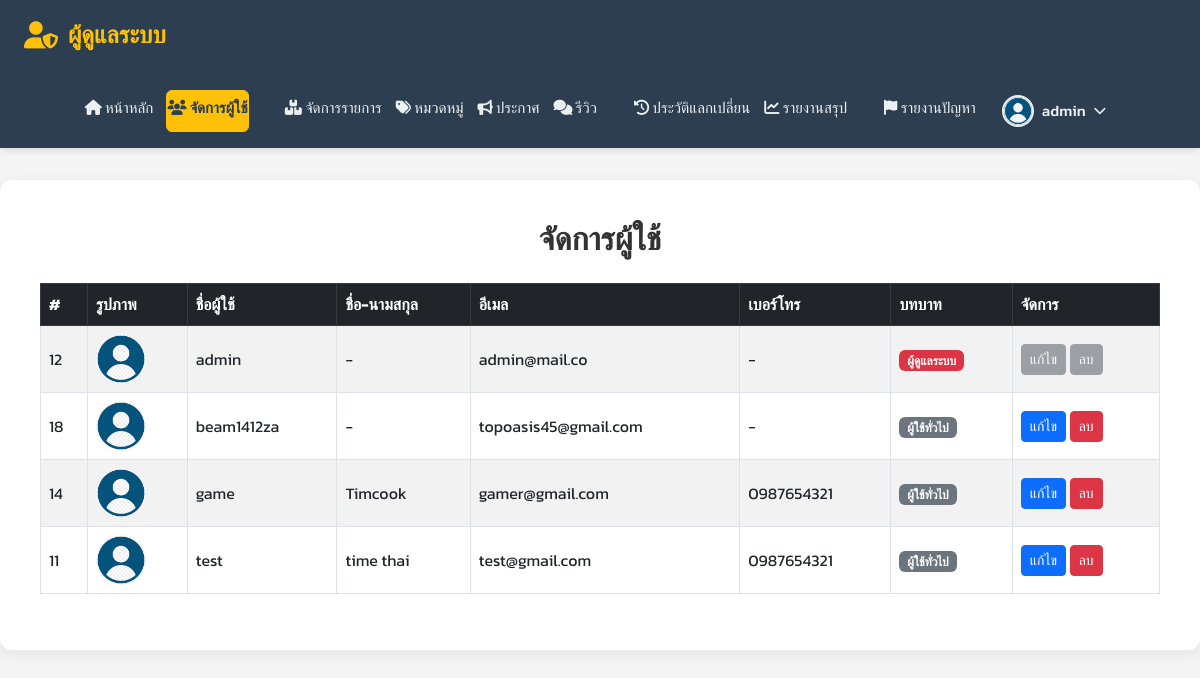
The app's page /admin/manage_users.php (signed in) with its own data.
### tables this page shows
CREATE TABLE `users` (
  `id` int(11) NOT NULL,
  `username` varchar(50) DEFAULT NULL,
  `password` varchar(255) DEFAULT NULL,
  `verification_code` varchar(255) DEFAULT NULL,
  `verification_expires` int(11) DEFAULT NULL,
  `fullname` varchar(100) DEFAULT NULL,
  `email` varchar(100) DEFAULT NULL,
  `phone` varchar(20) DEFAULT NULL,
  `address` text DEFAULT NULL,
  `profile_image` varchar(255) DEFAULT NULL,
  `created_at` timestamp NOT NULL DEFAULT current_timestamp(),
  `role` enum('user','admin') NOT NULL DEFAULT 'user',
  `score` int(11) DEFAULT 0,
  `reset_token` varchar(255) DEFAULT NULL
);

### admin/manage_users.php (the view, shortened to what this page needs)
<?php
$userId = $_SESSION['user_id'];
$username = $_SESSION['username'];
$servername = "localhost";
$db_username = "root";
$db_password = "";
$dbname = "item_exchange";
$conn = new mysqli($servername, $db_username, $db_password, $dbname);
$stmtProfile = $conn->prepare("SELECT profile_image FROM users WHERE id = ?");
$stmtProfile->bind_param("i", $userId);
$stmtProfile->execute();
$resultProfile = $stmtProfile->get_result();
$userProfile = $resultProfile->fetch_assoc();
$profileImageHeader = (!empty($userProfile['profile_image']) && file_exists("../uploads/profile/" . $userProfile['profile_image']))
    ? "../uploads/profile/" . $userProfile['profile_image']
    : "../uploads/profile/default.png";
$sql = "SELECT id, username, fullname, email, phone, role, profile_image FROM users ORDER BY username ASC";
$result = $conn->query($sql);
?>
<!DOCTYPE html>
<html lang="th">
<head>
<link rel="stylesheet" href="https://cdnjs.cloudflare.com/ajax/libs/font-awesome/6.5.0/css/all.min.css" />
<link href="https://cdn.jsdelivr.net/npm/bootstrap@5.3.0/dist/css/bootstrap.min.css" rel="stylesheet">
</head>
<body>
<header>
    <div class="header-left">
        <div class="header-title">
            <i class="fas fa-user-shield"></i>
            <span>ผู้ดูแลระบบ</span>
        </div>
        <nav class="header-nav">
            <div class="menu-group">
                <a href="admin_main.php"><i class="fas fa-home"></i> หน้าหลัก</a>
                <a href="manage_users.php" class="current-page"><i class="fas fa-users"></i> จัดการผู้ใช้</a>
            </div>
            <div class="menu-group">
                <a href="manage_items.php"><i class="fas fa-boxes"></i> จัดการรายการ</a>
                <a href="manage_categories.php"><i class="fas fa-tags"></i> หมวดหมู่</a>
                <a href="manage_announcements.php"><i class="fas fa-bullhorn"></i> ประกาศ</a>
                <a href="manage_reviews.php"><i class="fas fa-comments"></i> รีวิว</a>
            </div>
            <div class="menu-group">
                <a href="exchange_history.php"><i class="fas fa-history"></i> ประวัติแลกเปลี่ยน</a>
                <a href="exchange_report.php"><i class="fas fa-chart-line"></i> รายงานสรุป</a>
            </div>
            <a href="admin_reports.php" class="report-button">
                <i class="fas fa-flag"></i> รายงานปัญหา
            </a>
            <div class="profile-dropdown">
                <button class="profile-button" onclick="toggleProfileDropdown()">
                    <img src="<?php echo htmlspecialchars($profileImageHeader); ?>" alt="รูปโปรไฟล์">
                    <span><?php echo htmlspecialchars($username); ?></span>
                    <i class="fas fa-chevron-down"></i>
                </button>
        </div>
    </nav>
</div>
</header>
<div class="container">
    <h2 class="mb-4">จัดการผู้ใช้</h2>
    <div class="table-responsive">
        <table class="table table-striped table-bordered align-middle">
            <thead class="table-dark">
                <tr>
                    <th>#</th>
                    <th>รูปภาพ</th>
                    <th>ชื่อผู้ใช้</th>
                    <th>ชื่อ-นามสกุล</th>
                    <th>อีเมล</th>
                    <th>เบอร์โทร</th>
                    <th>บทบาท</th>
                    <th>จัดการ</th>
                </tr>
            </thead>
            <tbody>
                <?php if ($result && $result->num_rows > 0): ?>
                    <?php while ($user = $result->fetch_assoc()): ?>
                        <tr>
                            <td><?php echo htmlspecialchars($user['id']); ?></td>
                            <td>
                                <?php
                                $imgPath = __DIR__ . '/../uploads/profile/' . $user['profile_image'];
                                if (!empty($user['profile_image']) && file_exists($imgPath)) {
                                    $imgUrl = '../uploads/profile/' . rawurlencode($user['profile_image']);
                                } else {
                                    $imgUrl = '../uploads/profile/default.png';
                                }
                                ?>
                                <img src="<?php echo $imgUrl; ?>" alt="Profile" class="profile-img" />
                            </td>
                            <td><?php echo htmlspecialchars($user['username']); ?></td>
                            <td><?php echo htmlspecialchars($user['fullname'] ?: '-'); ?></td>
                            <td><?php echo htmlspecialchars($user['email'] ?: '-'); ?></td>
                            <td><?php echo htmlspecialchars($user['phone'] ?: '-'); ?></td>
                            <td>
                                <?php
                                if ($user['role'] === 'admin') {
                                    echo '<span class="badge bg-danger">ผู้ดูแลระบบ</span>';
                                } else {
                                    echo '<span class="badge bg-secondary">ผู้ใช้ทั่วไป</span>';
                                }
                                ?>
                            </td>
                            <td>
                                <?php if ($user['role'] !== 'admin' && $user['id'] != $_SESSION['user_id']): ?>
                                    <a href="edit_user.php?id=<?php echo $user['id']; ?>" class="btn btn-sm btn-primary">แก้ไข</a>
                                    <a href="manage_users.php?delete_id=<?php echo $user['id']; ?>" class="btn btn-sm btn-danger" onclick="return confirm('ยืนยันการลบผู้ใช้นี้?');">ลบ</a>
                                <?php else: ?>
                                    <button class="btn btn-sm btn-secondary" disabled>แก้ไข</button>
                                    <button class="btn btn-sm btn-secondary" disabled>ลบ</button>
                                <?php endif; ?>
                            </td>
                        </tr>
                    <?php endwhile; ?>
                <?php else: ?>
                    <tr>
                        <td colspan="8" class="text-center">ไม่มีข้อมูลผู้ใช้</td>
                    </tr>
                <?php endif; ?>
            </tbody>
        </table>
    </div>
</div>
</body>
</html>

### admin/manage_users.php (style rules this page uses)
:root { --admin-primary-color: #ffc107; --admin-primary-dark: #e0a800; --header-bg-color: #2c3e50; --header-link-color: #ecf0f1; --text-color: #333; --light-text-color: #666; --border-color: #e0e0e0; --bg-light: #f5f5f5; --white: #fff; --shadow-light: rgba(0,0,0,0.08); --shadow-medium: rgba(0,0,0,0.12); --success-color: #28a745; --warning-color: #ffc107; --info-color: #007bff; }
body { font-family: 'Kanit', sans-serif; background-color: var(--bg-light); color: var(--text-color); line-height: 1.6; margin: 0; padding: 0; }
.container { max-width: 1200px; margin: 2rem auto; padding: 2.5rem; background: var(--white); border-radius: 12px; box-shadow: 0 4px 15px var(--shadow-light); }
header { background: var(--header-bg-color); color: var(--header-link-color); padding: 1rem 1.5rem; display: flex; justify-content: space-between; align-items: center; flex-wrap: wrap; box-shadow: 0 2px 8px var(--shadow-medium); position: sticky; top: 0; z-index: 1000; }
.header-left { display: flex; align-items: center; gap: 20px; flex-wrap: wrap; }
.header-title { display: flex; align-items: center; gap: 10px; font-size: 1.5rem; font-weight: 700; white-space: nowrap; color: var(--admin-primary-color); }
.header-title i { font-size: 1.7rem; color: var(--admin-primary-color); }
.header-nav { display: flex; flex-wrap: wrap; gap: 15px; margin-left: 20px; }
.header-nav .menu-group { display: flex; gap: 12px; flex-wrap: wrap; margin-right: 20px; }
.header-nav a { text-decoration: none; padding: 5px 0; background-color: transparent; color: var(--header-link-color); border-radius: 6px; display: inline-block; white-space: nowrap; transition: background-color 0.3s ease, color 0.3s ease; font-weight: 500; font-size: 0.95rem; border: 1px solid transparent; position: relative; }
.header-nav a::after { content: ''; position: absolute; width: 0; height: 2px; bottom: -5px; left: 0; background-color: var(--admin-primary-color); transition: width 0.3s ease-out; }
.header-nav a.current-page { font-weight: 600; background-color: var(--admin-primary-color); color: var(--header-bg-color); border-color: var(--admin-primary-color); }
.profile-dropdown { position: relative; display: inline-block; }
.profile-button { display: flex; align-items: center; gap: 8px; background: none; border: none; color: var(--header-link-color); cursor: pointer; padding: 5px 10px; border-radius: 6px; transition: background-color 0.3s ease; font-size: 0.95rem; font-weight: 500; }
.profile-button img { width: 32px; height: 32px; border-radius: 50%; object-fit: cover; border: 2px solid var(--header-link-color); }
.profile-button i { font-size: 0.8rem; transition: transform 0.3s ease; }
@media (max-width: 1200px) { .header-nav { margin-left: 0; margin-top: 1rem; width: 100%; justify-content: center; } }
h2.mb-4 { text-align: center; margin-bottom: 1.5rem !important; font-size: 2rem; font-weight: 700; }
.profile-img { width: 50px; height: 50px; object-fit: cover; border-radius: 50%; }
.table-responsive { margin-top: 20px; }

### records on screen
users: id "12", username "admin", fullname "-", email "admin@mail.co", phone "-", role "ผู้ดูแลระบบ"
users: id "18", username "beam1412za", fullname "-", email "topoasis45@gmail.com", phone "-", role "ผู้ใช้ทั่วไป"
users: id "14", username "game", fullname "Timcook", email "gamer@gmail.com", phone "0987654321", role "ผู้ใช้ทั่วไป"
users: id "11", username "test", fullname "time thai", email "test@gmail.com", phone "0987654321", role "ผู้ใช้ทั่วไป"

### other values on screen
$username "admin"
